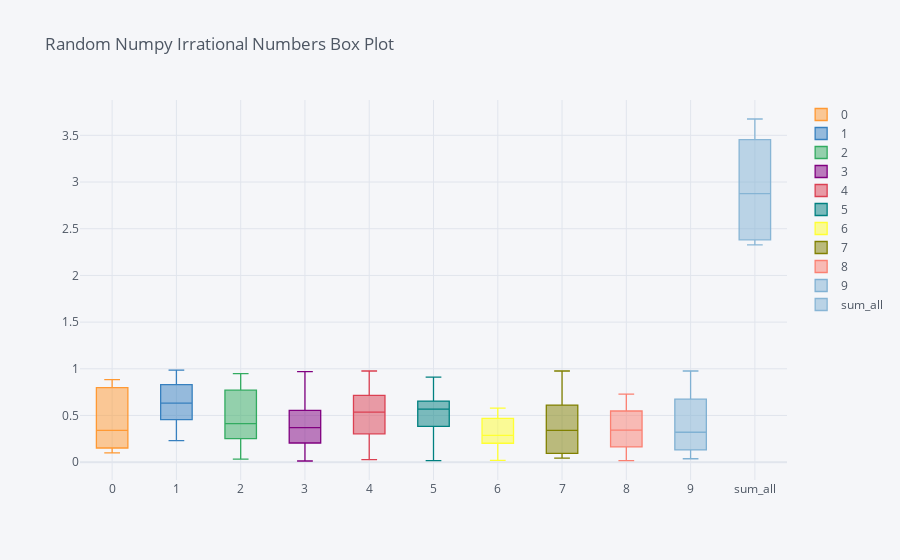

The notebook cell this image was saved under:
### Code cell
random_pd.iplot(kind='box', title='Random Numpy Irrational Numbers Box Plot')

### Figure 1 — Plotly figure (JSON) as saved in the notebook; plotly's stock layout.template omitted (floating-point values rounded to 4 significant figures)
{"data": [{"boxpoints": false, "line": {"width": 1.3}, "marker": {"color": "rgba(255, 153, 51, 1.0)"}, "name": "0", "orientation": "v", "type": "box", "y": [0.1518, 0.5077, 0.8851, 0.1935, 0.1, 0.7989, 0.8141, 0.4877, 0.195, 0.1493]}, {"boxpoints": false, "line": {"width": 1.3}, "marker": {"color": "rgba(55, 128, 191, 1.0)"}, "name": "1", "orientation": "v", "type": "box", "y": [0.4921, 0.7528, 0.7379, 0.9859, 0.8298, 0.23, 0.8444, 0.4379, 0.5281, 0.4567]}, {"boxpoints": false, "line": {"width": 1.3}, "marker": {"color": "rgba(50, 171, 96, 1.0)"}, "name": "2", "orientation": "v", "type": "box", "y": [0.391, 0.03323, 0.3303, 0.9081, 0.949, 0.7713, 0.6669, 0.2513, 0.4336, 0.1379]}, {"boxpoints": false, "line": {"width": 1.3}, "marker": {"color": "rgba(128, 0, 128, 1.0)"}, "name": "3", "orientation": "v", "type": "box", "y": [0.4787, 0.9687, 0.1234, 0.5538, 0.2525, 0.3851, 0.01269, 0.2053, 0.3539, 0.5784]}, {"boxpoints": false, "line": {"width": 1.3}, "marker": {"color": "rgba(219, 64, 82, 1.0)"}, "name": "4", "orientation": "v", "type": "box", "y": [0.4303, 0.8206, 0.3036, 0.5448, 0.9764, 0.5806, 0.02651, 0.07307, 0.5279, 0.7154]}, {"boxpoints": false, "line": {"width": 1.3}, "marker": {"color": "rgba(0, 128, 128, 1.0)"}, "name": "5", "orientation": "v", "type": "box", "y": [0.3826, 0.5919, 0.5132, 0.267, 0.5558, 0.5787, 0.01633, 0.9101, 0.8175, 0.6543]}, {"boxpoints": false, "line": {"width": 1.3}, "marker": {"color": "rgba(255, 255, 51, 1.0)"}, "name": "6", "orientation": "v", "type": "box", "y": [0.04489, 0.2571, 0.3522, 0.3181, 0.2028, 0.5384, 0.206, 0.4682, 0.58, 0.01992]}, {"boxpoints": false, "line": {"width": 1.3}, "marker": {"color": "rgba(128, 128, 0, 1.0)"}, "name": "7", "orientation": "v", "type": "box", "y": [0.5215, 0.09331, 0.3428, 0.06023, 0.3369, 0.1367, 0.9767, 0.9693, 0.04281, 0.6112]}, {"boxpoints": false, "line": {"width": 1.3}, "marker": {"color": "rgba(251, 128, 114, 1.0)"}, "name": "8", "orientation": "v", "type": "box", "y": [0.5482, 0.1638, 0.01641, 0.4578, 0.07213, 0.7285, 0.1926, 0.2276, 0.4781, 0.6727]}, {"boxpoints": false, "line": {"width": 1.3}, "marker": {"color": "rgba(128, 177, 211, 1.0)"}, "name": "9", "orientation": "v", "type": "box", "y": [0.3834, 0.6752, 0.03656, 0.1313, 0.1037, 0.2713, 0.9767, 0.7847, 0.3698, 0.1603]}, {"boxpoints": false, "line": {"width": 1.3}, "marker": {"color": "rgba(128, 177, 211, 0.8999999999999999)"}, "name": "sum_all", "orientation": "v", "type": "box", "y": [2.327, 3.675, 2.894, 3.453, 3.664, 3.345, 2.381, 2.365, 2.856, 2.692]}], "layout": {"legend": {"bgcolor": "#F5F6F9", "font": {"color": "#4D5663"}}, "paper_bgcolor": "#F5F6F9", "plot_bgcolor": "#F5F6F9", "title": {"font": {"color": "#4D5663"}, "text": "Random Numpy Irrational Numbers Box Plot"}, "xaxis": {"gridcolor": "#E1E5ED", "showgrid": true, "tickfont": {"color": "#4D5663"}, "title": {"font": {"color": "#4D5663"}, "text": ""}, "zerolinecolor": "#E1E5ED"}, "yaxis": {"gridcolor": "#E1E5ED", "showgrid": true, "tickfont": {"color": "#4D5663"}, "title": {"font": {"color": "#4D5663"}, "text": ""}, "zerolinecolor": "#E1E5ED"}}}
